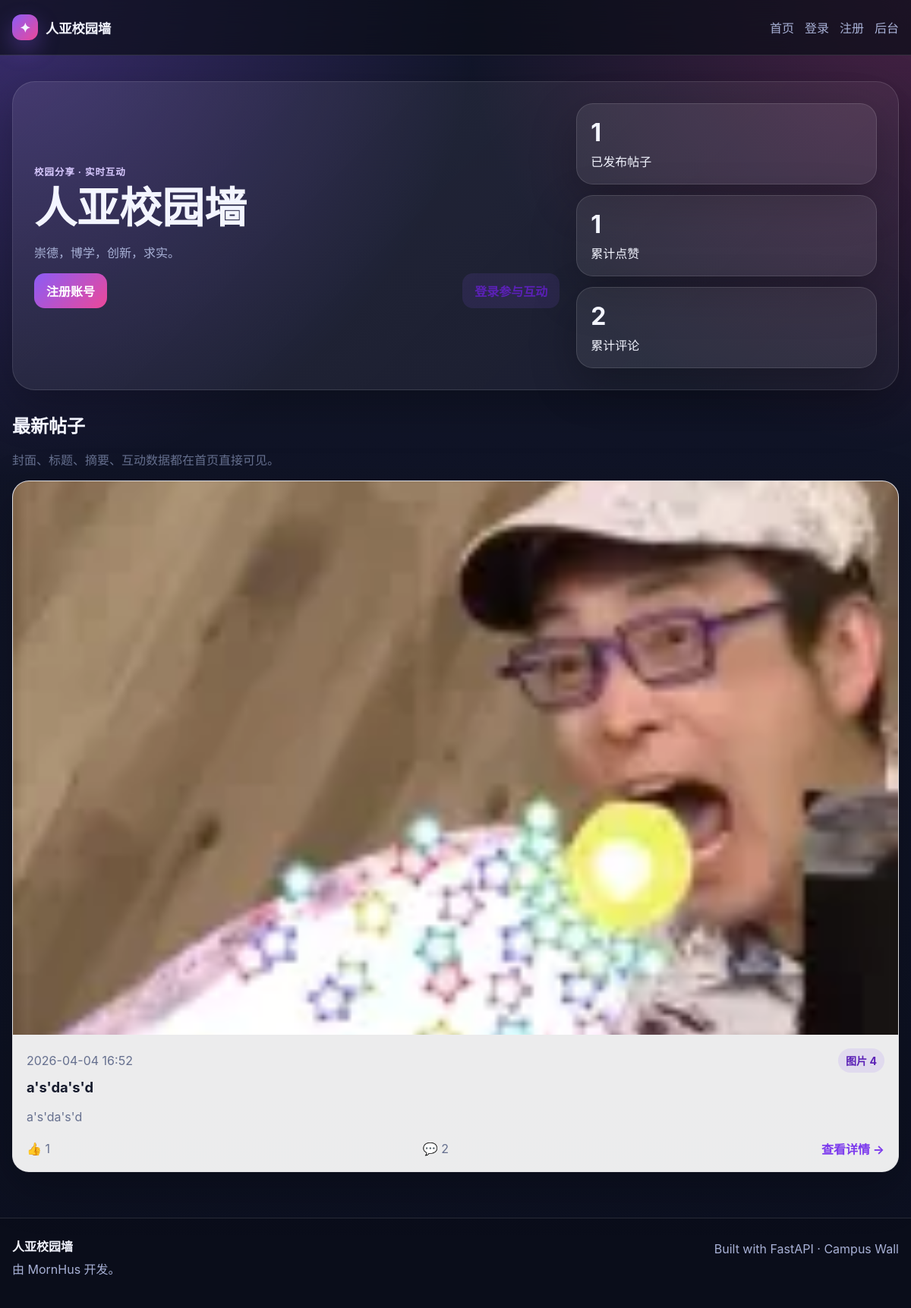
The page / on the database its author committed.
### app/models.py (models this page shows, shortened)
class JsonListFieldMixin:
    def _read_json_list(self, raw: str | None) -> List[str]:
        try:
            data = json.loads(raw or '[]')
            return data if isinstance(data, list) else []
        except json.JSONDecodeError:
            return []

class Post(Base, JsonListFieldMixin):
    __tablename__ = 'posts'
    id: Mapped[int] = mapped_column(Integer, primary_key=True, index=True)
    title: Mapped[str | None] = mapped_column(String(200), nullable=True)
    content: Mapped[str | None] = mapped_column(Text, nullable=True)
    images_json: Mapped[str] = mapped_column(Text, default='[]')
    videos_json: Mapped[str] = mapped_column(Text, default='[]')
    is_deleted: Mapped[bool] = mapped_column(Boolean, default=False)
    created_at: Mapped[datetime] = mapped_column(DateTime, default=datetime.utcnow)
    published_at: Mapped[datetime] = mapped_column(DateTime, default=datetime.utcnow, index=True)
    comments: Mapped[list['Comment']] = relationship(back_populates='post', cascade='all, delete-orphan')
    likes: Mapped[list['PostLike']] = relationship(back_populates='post', cascade='all, delete-orphan')
    @property
    def images(self) -> List[str]:
        return self._read_json_list(self.images_json)
    @property
    def videos(self) -> List[str]:
        return self._read_json_list(self.videos_json)

### app/routers/public.py (the view)
@router.get('/', response_class=HTMLResponse)
def index(request: Request, db: Session = Depends(get_db)):
    posts = db.scalars(
        select(Post).where(Post.is_deleted.is_(False)).order_by(Post.published_at.desc(), Post.id.desc())
    ).all()
    like_rows = db.execute(
        select(PostLike.post_id, func.count(PostLike.id)).group_by(PostLike.post_id)
    ).all()
    comment_rows = db.execute(
        select(Comment.post_id, func.count(Comment.id)).group_by(Comment.post_id)
    ).all()
    like_counts = {post_id: count for post_id, count in like_rows}
    comment_counts = {post_id: count for post_id, count in comment_rows}
    return templates.TemplateResponse(
        request,
        'index.html',
        build_context(
            request,
            db,
            posts=posts,
            like_counts=like_counts,
            comment_counts=comment_counts,
            total_like_count=sum(like_counts.values()),
            total_comment_count=sum(comment_counts.values()),
        ),
    )

### app/templates/index.html (shortened to what this page needs)
{% extends 'base.html' %}
{% block content %}
<section class="hero hero-large">
    <div class="hero-text">
        <span class="eyebrow">校园分享 · 实时互动</span>
        <h1>{{ site_name }}</h1>
        <p>崇德，博学，创新，求实。</p>
        <div class="hero-actions">
            {% if current_user %}
            <a class="button primary" href="#feed">去看帖子</a>
            {% else %}
            <a class="button primary" href="/register">注册账号</a>
            <a class="button secondary" href="/login">登录参与互动</a>
            {% endif %}
        </div>
    </div>
    <div class="hero-panel">
        <div class="stat-card">
            <strong>{{ posts|length }}</strong>
            <span>已发布帖子</span>
        </div>
        <div class="stat-card">
            <strong>{{ total_like_count }}</strong>
            <span>累计点赞</span>
        </div>
        <div class="stat-card">
            <strong>{{ total_comment_count }}</strong>
            <span>累计评论</span>
        </div>
    </div>
</section>
{% if posts %}
<section id="feed" class="section-head">
    <div>
        <h2>最新帖子</h2>
        <p class="meta">封面、标题、摘要、互动数据都在首页直接可见。</p>
    </div>
</section>
<div class="post-grid">
    {% for post in posts %}
    <article class="card post-card">
        <a class="card-cover" href="/posts/{{ post.id }}">
            {% if post.cover %}
            <img src="{{ post.cover }}" alt="帖子封面">
            {% elif post.videos %}
            <div class="cover-placeholder video-placeholder">
                <span>🎬</span>
                <span>视频帖子</span>
            </div>
            {% else %}
            <div class="cover-placeholder">暂无封面</div>
            {% endif %}
        </a>
        <div class="card-body">
            <div class="meta-row">
                <span class="meta">{{ post.published_at.strftime('%Y-%m-%d %H:%M') }}</span>
                <div class="chips">
                    {% if post.images %}<span class="chip">图片 {{ post.images|length }}</span>{% endif %}
                </div>
            </div>
            <h2><a href="/posts/{{ post.id }}">{{ post.title or ('无标题 #' ~ post.id) }}</a></h2>
            <p class="excerpt">{{ (post.content or '这条帖子没有正文，点击查看完整内容。')[:120] }}{% if post.content and (post.content|length) > 120 %}...{% endif %}</p>
            <div class="card-footer">
                <span>👍 {{ like_counts.get(post.id, 0) }}</span>
                <span>💬 {{ comment_counts.get(post.id, 0) }}</span>
                <a class="text-link" href="/posts/{{ post.id }}">查看详情 →</a>
            </div>
        </div>
    </article>
    {% endfor %}
</div>
{% else %}
<div class="empty-state">这里还没有帖子……</div>
{% endif %}
{% endblock %}

### app/static/css/style.css (style rules this page uses)
:root { --bg: #0f1220; --bg-soft: #171b2e; --panel: rgba(255, 255, 255, 0.08); --panel-solid: #171c31; --card: rgba(255, 255, 255, 0.92); --text: #f3f5ff; --text-dark: #161b2d; --muted: #a8b1d6; --muted-dark: #66708f; --border: rgba(255,255,255,0.12); --border-dark: #e7e9f4; --primary: #8b5cf6; --primary-2: #ec4899; --primary-dark: #7c3aed; --secondary-bg: rgba(139, 92, 246, 0.12); --danger: #ef4444; --danger-bg: rgba(239, 68, 68, 0.12); --success: #22c55e; --success-bg: rgba(34, 197, 94, 0.12); --shadow: 0 20px 60px rgba(0, 0, 0, 0.26); --radius: 22px; }
* { box-sizing: border-box; }
html { scroll-behavior: smooth; }
body { margin: 0; font-family: Inter, -apple-system, BlinkMacSystemFont, 'Segoe UI', 'PingFang SC', 'Hiragino Sans GB', 'Microsoft YaHei', sans-serif; color: var(--text); background: radial-gradient(circle at top left, rgba(139, 92, 246, 0.34), transparent 30%), radial-gradient(circle at top right, rgba(236, 72, 153, 0.24), transparent 28%), linear-gradient(180deg, #12162a 0%, #0c1020 100%); min-height: 100vh; }
a { color: inherit; text-decoration: none; }
img, video { display: block; max-width: 100%; }
.hero { border: 1px solid var(--border); background: linear-gradient(135deg, rgba(255,255,255,0.08), rgba(255,255,255,0.04)); box-shadow: var(--shadow); border-radius: 30px; padding: 28px; }
.hero-large { display: grid; grid-template-columns: minmax(0, 1.4fr) minmax(260px, 0.8fr); gap: 22px; align-items: center; margin-bottom: 28px; }
.hero h1 { margin: 10px 0 14px; font-size: clamp(36px, 6vw, 56px); line-height: 1.05; }
.hero p, .meta, .hint, .switch-auth, .empty-state, .login-tip, .footer-copy { color: var(--muted); }
.eyebrow { display: inline-flex; align-items: center; gap: 6px; color: #d8c9ff; letter-spacing: 0.08em; text-transform: uppercase; font-size: 0.78rem; font-weight: 700; }
.hero-actions, .toolbar-actions, .toolbar-actions-row, .row-actions, .interact-row, .meta-row, .card-footer, .detail-header, .admin-toolbar, .section-head { display: flex; align-items: center; justify-content: space-between; gap: 14px; flex-wrap: wrap; }
.hero-panel { display: grid; gap: 14px; }
.stat-card, .card, .form-card, .detail-card, .table-card, .comment-item, .login-tip, .interact-panel { border: 1px solid var(--border); border-radius: var(--radius); box-shadow: var(--shadow); }
.stat-card { background: rgba(255, 255, 255, 0.08); padding: 18px; display: grid; gap: 6px; }
.stat-card strong { font-size: 2rem; }
.post-grid { display: grid; grid-template-columns: repeat(auto-fit, minmax(280px, 1fr)); gap: 18px; }
.card, .form-card, .detail-card, .table-card, .comment-item, .login-tip, .interact-panel { background: var(--card); color: var(--text-dark); border-color: rgba(19, 23, 39, 0.06); }
.post-card { overflow: hidden; }
.card-cover { display: block; aspect-ratio: 16 / 10; overflow: hidden; background: linear-gradient(135deg, rgba(139,92,246,0.18), rgba(236,72,153,0.14)); }
.card-cover img { width: 100%; height: 100%; object-fit: cover; transition: transform 0.35s ease; }
.card-body { padding: 18px; }
.card-body h2, .detail-header h1, .auth-header h1, .admin-toolbar h1, .section-head h2, .media-block h2 { margin: 0; }
.card-body h2 { margin-top: 6px; font-size: 1.15rem; line-height: 1.45; }
.excerpt, .detail-content, .comment-body { line-height: 1.75; }
.excerpt { color: var(--muted-dark); margin: 12px 0 0; }
.card-footer { margin-top: 16px; color: var(--muted-dark); }
.text-link { color: var(--primary-dark); font-weight: 700; }
.button { appearance: none; border: none; border-radius: 14px; padding: 11px 16px; font-weight: 700; cursor: pointer; display: inline-flex; align-items: center; justify-content: center; gap: 8px; transition: transform 0.18s ease, opacity 0.18s ease, background 0.18s ease; }
.button.primary { color: white; background: linear-gradient(135deg, var(--primary), var(--primary-2)); }
.button.secondary { background: rgba(139, 92, 246, 0.12); color: #5b21b6; }
.badge, .chip { display: inline-flex; align-items: center; gap: 6px; padding: 6px 10px; border-radius: 999px; font-size: 0.88rem; font-weight: 700; }
.badge.ok, .chip { background: rgba(139, 92, 246, 0.12); color: #5b21b6; }
.chips { display: flex; gap: 8px; flex-wrap: wrap; }
.switch-auth a, .section-head .meta, .meta-row .meta, .admin-toolbar .meta, .detail-header .meta, .login-tip a { color: var(--muted-dark); }

### rows shown on the page
Post: published_at "2026-04-04 16:52", images|length "4", title "a's'da's'd", content "a's'da's'd", get "1", get "2"

### other values the page prints
{{ site_name }} "人亚校园墙"
{{ posts|length }} "1"
{{ total_like_count }} "1"
{{ total_comment_count }} "2"
